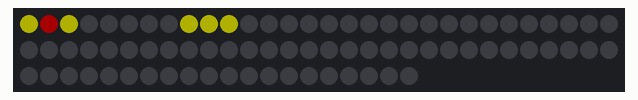
Simulated run of this sketch. Board: Arduino Uno, built with avr-gcc and run on an emulated ATmega328P. Shown: 80 RGB LEDs in strip order, left to right, continuing on the next row. Dim RGB values are drawn brighter than linear; colours are those a GRB WS2812 strip shows for the declared byte order; what the sketch prints to the serial monitor is not drawn.

Above: at 0.1 s.
At 1.5 s:
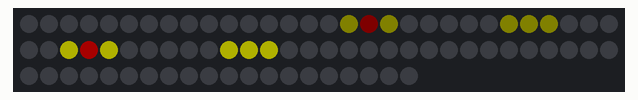
At 2.9 s:
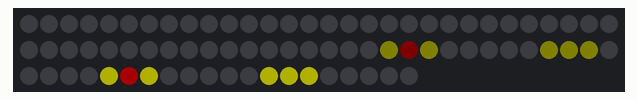

The sketch:

I8_Arduino_Poster.ino
```cpp
#include <FastLED.h>

// How many leds in your strip?
#define NUM_LEDS 80

// For led chips like Neopixels, which have a data line, ground, and power, you just
// need to define DATA_PIN.  For led chipsets that are SPI based (four wires - data, clock,
// ground, and power), like the LPD8806, define both DATA_PIN and CLOCK_PIN
#define DATA_PIN 7

// Define the array of leds
CRGB leds[NUM_LEDS];

void setup() {
  Serial.begin(57600);
  Serial.println("resetting");
  LEDS.addLeds<WS2812,DATA_PIN,RGB>(leds,NUM_LEDS);
  LEDS.setBrightness(84);
}

void fadeall() { for(int i = 0; i < NUM_LEDS; i++) { leds[i].nscale8(25); } }

void loop () {
  static uint8_t hue = 0;
  for(CRGB*led=leds; led < leds + NUM_LEDS;led+=5) {
  //
   *(led++) = CHSV(64, 255, 255);
    *(led++) = CRGB::Green;
    //Green is red, Red is green
    *(led++) = CHSV(64, 255, 255);
    led += 5;
    *(led++) = CHSV(64, 255, 255);
    *(led++) = CHSV(64, 255, 255);
    *(led++) = CHSV(64, 255, 255);
    //
    FastLED.show();
    fadeall();
    delay(700);
}
}
```

Measured:
- by itself, everything shown: repeats every 3.5 s, in 5 steps
